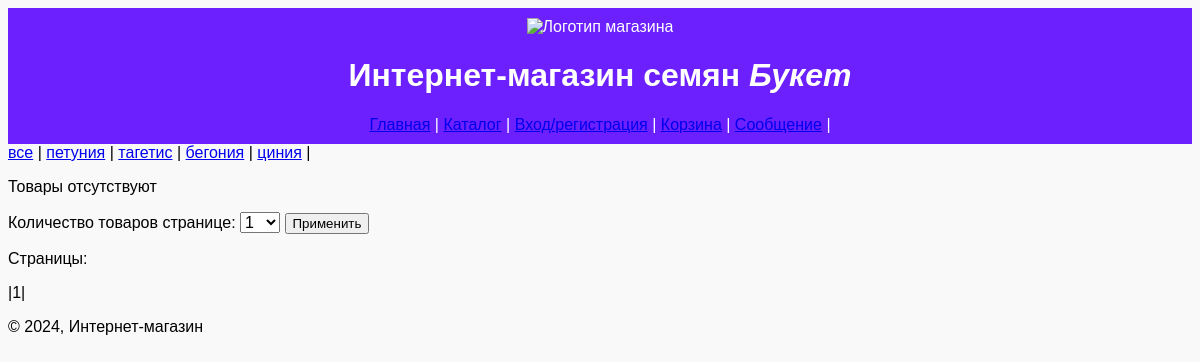
The app's page /kind/овощи/, older data.
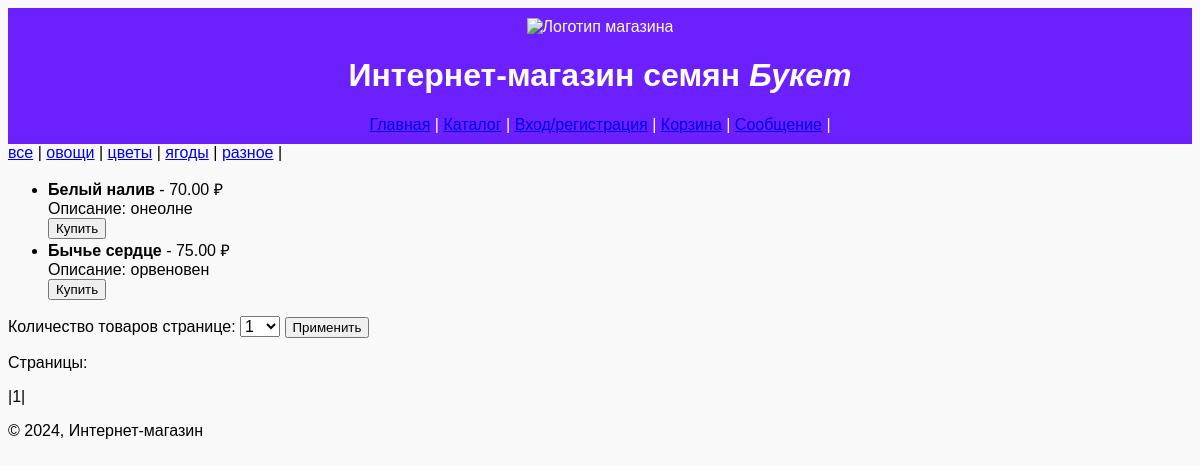
The same page, newer data.
### seeds/models.py (models this page shows, shortened)
class Kind(models.Model):
    name_kind = models.CharField(max_length=50, verbose_name='Название вида')
    specification_kind = models.TextField(verbose_name='Описание вида')

class Product(models.Model):
    name_product = models.CharField(max_length=50, verbose_name='Название сорта')
    specification_product = models.TextField(verbose_name='Описание сорта')
    fabricator = models.CharField(max_length=50, verbose_name='Производитель')
    amount = models.PositiveSmallIntegerField(verbose_name='Количество в упаковке')
    price = models.DecimalField(max_digits=5, decimal_places=2, verbose_name='Цена')
    balance = models.PositiveIntegerField(verbose_name='Остаток')
    category = models.ForeignKey(Category, on_delete=models.PROTECT, null=True, blank=True, verbose_name='Категория')
    kind = models.ForeignKey(Kind, on_delete=models.PROTECT, null=True, blank=True, verbose_name='Вид')

### seeds/views.py (the view)
# urls.py: path('kind/<str:name_kind>/', catalog, name='catalog'),
def catalog(request, name_kind):
    global per_page
    kinds = Kind.objects.all()
    if name_kind != 'all':
        filtered_products = Product.objects.filter(kind__name_kind=name_kind)
    else:
        filtered_products = Product.objects.all()
    if request.method == 'POST':
        per_page = request.POST.get('page_len')
    paginator = Paginator(filtered_products, per_page)  # создаем пагинатор
    page_number = request.GET.get('page')  # получаем номер страницы, на которую переходит пользователь
    page_obj = paginator.get_page(page_number)  # получаем товары для текущей страницы
    context = {
        'page_obj': page_obj,
        'kinds': kinds,
    }
    return render(request, 'seeds/catalog.html', context)

### templates/seeds/catalog.html (shortened to what this page needs)
{% extends 'base.html' %}
{% block content %}
<nav>
    <a href="/kind/all/">все</a> |
    {% for kind in kinds %}
    <a href="/kind/{{ kind.name_kind|urlencode }}/">{{ kind.name_kind }}</a> |
    {% endfor %}
</nav>
{% if page_obj %}
    <ul>
        {% for product in page_obj %}
        <li>
            <strong>{{ product.name_product }}</strong> - {{ product.price }} ₽<br>
            Описание: {{ product.specification_product }}
            <br>
            <a href="/add_basket/{{ product.name_product|urlencode }}/"><button type="submit">Купить</button></a>
        </li>
        {% endfor %}
    </ul>
{% else %}
    <p>Товары отсутствуют</p>
{% endif %}
{% endblock %}
{% block pagination %}
    {{ block.super }}
{% endblock %}

### templates/base.html (shortened to what this page needs)
{% load static %}
<!DOCTYPE html>
<html lang="en">
<head>
    <link rel="stylesheet" type="text/css" href = "{% static 'seedsshop/styles.css' %}">
</head>
<body>
    <header>
        <img src="{% static 'seedsshop/images/tidalS.png' %}" alt="Логотип магазина" width="100">
        <h1>Интернет-магазин семян <i>Букет</i></h1>
        <nav>
            <a href="http://127.0.0.1:8000/">Главная</a> |
            <a href="http://127.0.0.1:8000/catalog/">Каталог</a> |
            <a href="http://127.0.0.1:8000/login/">Вход/регистрация</a> |
            <a href="http://127.0.0.1:8000/basket/">Корзина</a> |
            <a href="http://127.0.0.1:8000/contact/">Сообщение</a> |
        </nav>
    </header>
    <main>
        {% block content %}{% endblock %}
    </main>
    {% block pagination %}
    <form method="POST">
        <label for="select_page_len">Количество товаров странице:</label>
        <select name="page_len" id="select_page_len" style="font-size: inherit;">
            <option>1</option>
        </select>
        <button type="submit" >Применить</button>
    </form>
    <div class="pagination">
        <p>Страницы:</p>
        |{{ page_obj.number }}|{{ paginator.num_pages }}
    </div>
    {% endblock %}
    <footer>
        <p>© 2024, Интернет-магазин</p>
    </footer>
</body>
</html>

### seeds/static/seedsshop/styles.css (style rules this page uses)
body { font-family: Arial, sans-serif; background-color: #f9f9f9; }
header { background-color: #6b20fd; color: #fff; padding: 10px 20px; text-align: center; }

Row changes from the older to the newer data that the page shows:
removed Kind: name_kind "петуния"
removed Kind: name_kind "тагетис"
removed Kind: name_kind "бегония"
removed Kind: name_kind "циния"
added Kind: name_kind "овощи"
added Kind: name_kind "цветы"
added Kind: name_kind "ягоды"
added Kind: name_kind "разное"
added Product: name_product "Белый налив", price "70.00", specification_product "онеолне"
added Product: name_product "Бычье сердце", price "75.00", specification_product "орвеновен"
Text that changed along with them:
text no longer shown: "Товары отсутствуют"
